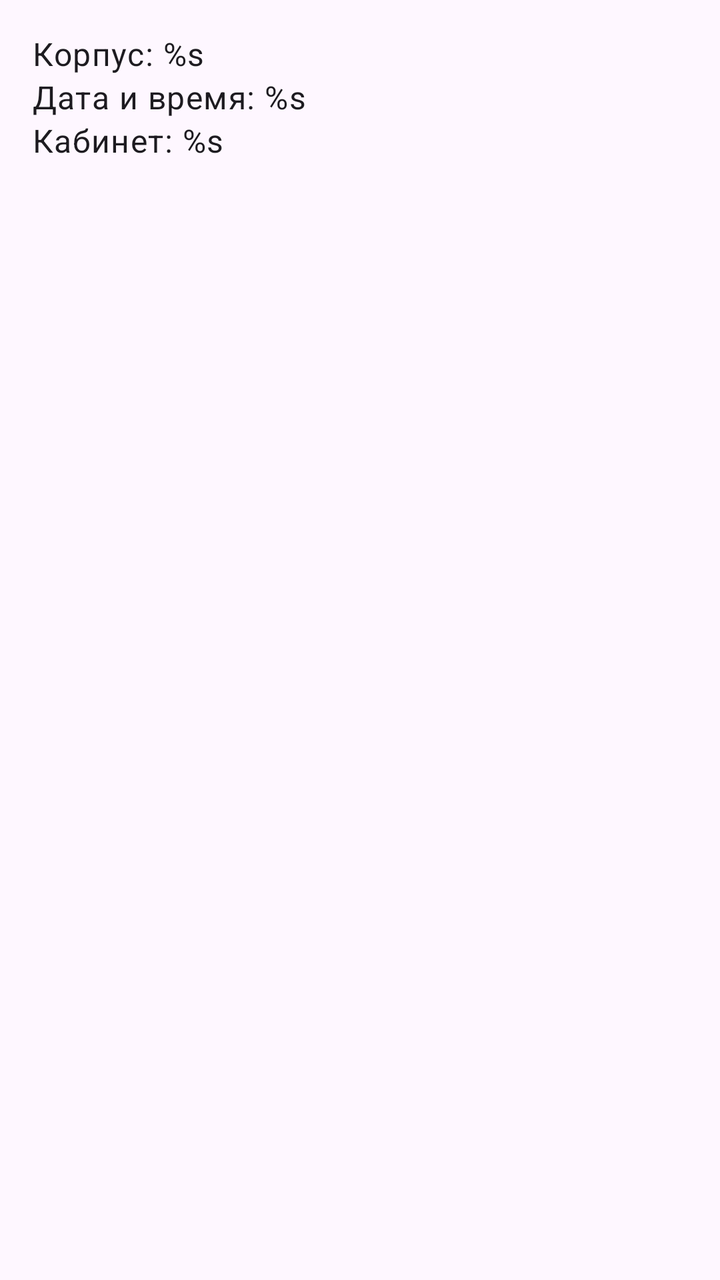
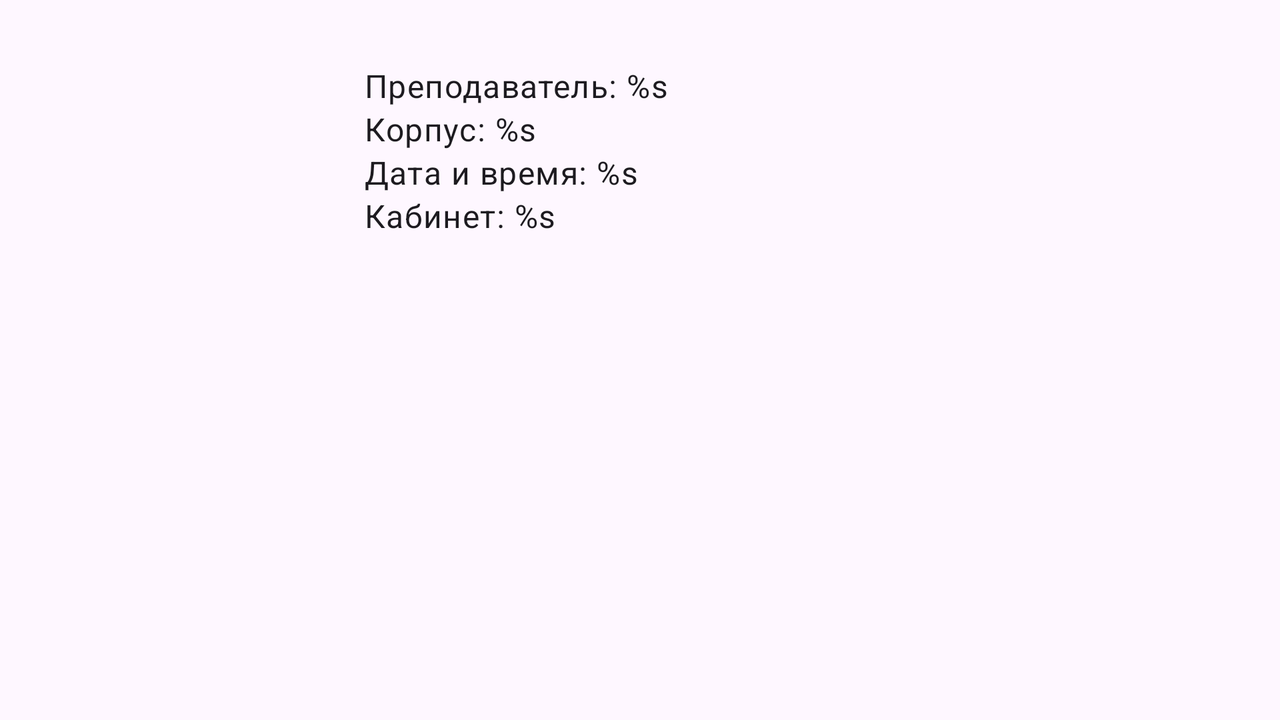

An Android layout and its configuration variant, each rendered on a device that would load it. The default file and the variant file are quoted in full after the pictures.
<!-- AndroidManifest.xml: application theme Theme.AllToDo -->
<!-- res/layout/fragment_item_detail.xml -->
<?xml version="1.0" encoding="utf-8"?>
<androidx.coordinatorlayout.widget.CoordinatorLayout xmlns:android="http://schemas.android.com/apk/res/android"
    xmlns:app="http://schemas.android.com/apk/res-auto"
    xmlns:tools="http://schemas.android.com/tools"
    android:id="@+id/item_detail_container"
    android:layout_width="match_parent"
    android:layout_height="match_parent"
    tools:context=".MainActivity"
    tools:ignore="MergeRootFrame">

    <com.google.android.material.appbar.AppBarLayout
        android:id="@+id/app_bar"
        android:layout_width="match_parent"
        android:layout_height="@dimen/app_bar_height"
        android:theme="@style/ThemeOverlay.AppCompat.Dark.ActionBar">

        <com.google.android.material.appbar.CollapsingToolbarLayout
            android:id="@+id/toolbar_layout"
            android:layout_width="match_parent"
            android:layout_height="match_parent"
            app:layout_scrollFlags="scroll|exitUntilCollapsed"
            app:toolbarId="@+id/toolbar">


            <ImageView
                android:id="@+id/task_image"
                android:layout_width="match_parent"
                android:layout_height="208dp"
                android:scaleType="centerCrop"
                android:src="@mipmap/ic_launcher"
                app:layout_collapseMode="parallax"
                />

            <androidx.appcompat.widget.Toolbar
                android:id="@+id/detail_toolbar"
                android:layout_width="match_parent"
                android:layout_height="?attr/actionBarSize"
                app:layout_collapseMode="pin"
                app:popupTheme="@style/ThemeOverlay.AppCompat.Light" />

        </com.google.android.material.appbar.CollapsingToolbarLayout>

    </com.google.android.material.appbar.AppBarLayout>

    <androidx.core.widget.NestedScrollView
        android:id="@+id/item_detail_scroll_view"
        android:layout_width="match_parent"
        android:layout_height="match_parent"
        app:layout_behavior="@string/appbar_scrolling_view_behavior">

        <LinearLayout
            android:layout_width="match_parent"
            android:layout_height="wrap_content"
            android:orientation="vertical"
            android:padding="16dp"
            >

            <TextView
                android:id="@+id/item_time"
                android:textAppearance="@style/TextAppearance.Material3.BodyLarge"
                android:layout_width="match_parent"
                android:layout_height="wrap_content"
                android:text="@string/time_textview"
                />

            <TextView
                android:id="@+id/item_created_date"
                android:textAppearance="@style/TextAppearance.Material3.BodyLarge"
                android:layout_width="match_parent"
                android:layout_height="wrap_content"
                android:text="@string/date_textview"
                />

            <TextView
                android:id="@+id/item_description"
                android:textAppearance="@style/TextAppearance.Material3.BodyLarge"
                android:layout_width="match_parent"
                android:layout_height="wrap_content"
                android:text="@string/task_description"
                />

        </LinearLayout>

    </androidx.core.widget.NestedScrollView>

</androidx.coordinatorlayout.widget.CoordinatorLayout>
<!-- resources referenced by this layout -->
<resources>
  <string name="date_textview">Дата и время: %s</string>
  <string name="task_description">Кабинет: %s</string>
  <string name="time_textview">Корпус: %s </string>
  <style name="Theme.AllToDo" parent="Theme.Material3.Light">
          
          <item name="colorPrimary">@color/purple_500</item>
          <item name="colorPrimaryVariant">@color/purple_700</item>
          <item name="colorOnPrimary">@color/white</item>
          
          <item name="colorSecondary">@color/teal_200</item>
          <item name="colorSecondaryVariant">@color/teal_700</item>
          <item name="colorOnSecondary">@color/black</item>
          
          <item name="android:statusBarColor">?attr/colorPrimaryVariant</item>
          
      </style>
</resources>
<!-- res/layout-land/fragment_item_detail.xml (the author's variant of the layout above) -->
<!-- drawn on the phone turned sideways -->
<androidx.coordinatorlayout.widget.CoordinatorLayout xmlns:android="http://schemas.android.com/apk/res/android"
    xmlns:tools="http://schemas.android.com/tools"
    android:id="@+id/item_detail_container"
    android:layout_width="match_parent"
    android:layout_height="match_parent">

    <androidx.core.widget.NestedScrollView
        android:id="@+id/item_detail_scroll_view"
        android:layout_width="match_parent"
        android:layout_height="match_parent">

        <LinearLayout
            android:layout_width="match_parent"
            android:layout_height="wrap_content"
            android:orientation="horizontal"
            android:padding="16dp"
            >

            <ImageView
                android:id="@+id/task_image"
                android:layout_width="150dp"
                android:layout_height="150dp"
                android:scaleType="centerCrop"
                android:src="@mipmap/ic_launcher"
                />

            <LinearLayout
                android:layout_width="match_parent"
                android:layout_height="wrap_content"
                android:orientation="vertical"
                android:padding="16dp"
                >

                <TextView
                    android:id="@+id/item_title"
                    android:textAppearance="@style/TextAppearance.Material3.BodyLarge"
                    android:layout_width="wrap_content"
                    android:layout_height="wrap_content"
                    android:text="@string/item_title_textview"
                    />


                <TextView
                    android:id="@+id/item_time"
                    android:textAppearance="@style/TextAppearance.Material3.BodyLarge"
                    android:layout_width="wrap_content"
                    android:layout_height="wrap_content"
                    android:text="@string/time_textview"
                    />

                <TextView
                    android:id="@+id/item_created_date"
                    android:textAppearance="@style/TextAppearance.Material3.BodyLarge"
                    android:layout_width="wrap_content"
                    android:layout_height="wrap_content"
                    android:text="@string/date_textview"
                    />

                <TextView
                    android:id="@+id/item_description"
                    android:textAppearance="@style/TextAppearance.Material3.BodyLarge"
                    android:layout_width="wrap_content"
                    android:layout_height="wrap_content"
                    android:text="@string/task_description"
                    />

            </LinearLayout>

        </LinearLayout>

    </androidx.core.widget.NestedScrollView>
</androidx.coordinatorlayout.widget.CoordinatorLayout>
<!-- resources referenced by the variant -->
<!-- as the phone turned sideways resolves them -->
<resources>
  <string name="date_textview">Дата и время: %s</string>
  <string name="item_title_textview">Преподаватель: %s</string>
  <string name="task_description">Кабинет: %s</string>
  <string name="time_textview">Корпус: %s </string>
  <style name="Theme.AllToDo" parent="Theme.Material3.Light">
          
          <item name="colorPrimary">@color/purple_500</item>
          <item name="colorPrimaryVariant">@color/purple_700</item>
          <item name="colorOnPrimary">@color/white</item>
          
          <item name="colorSecondary">@color/teal_200</item>
          <item name="colorSecondaryVariant">@color/teal_700</item>
          <item name="colorOnSecondary">@color/black</item>
          
          <item name="android:statusBarColor">?attr/colorPrimaryVariant</item>
          
      </style>
</resources>
